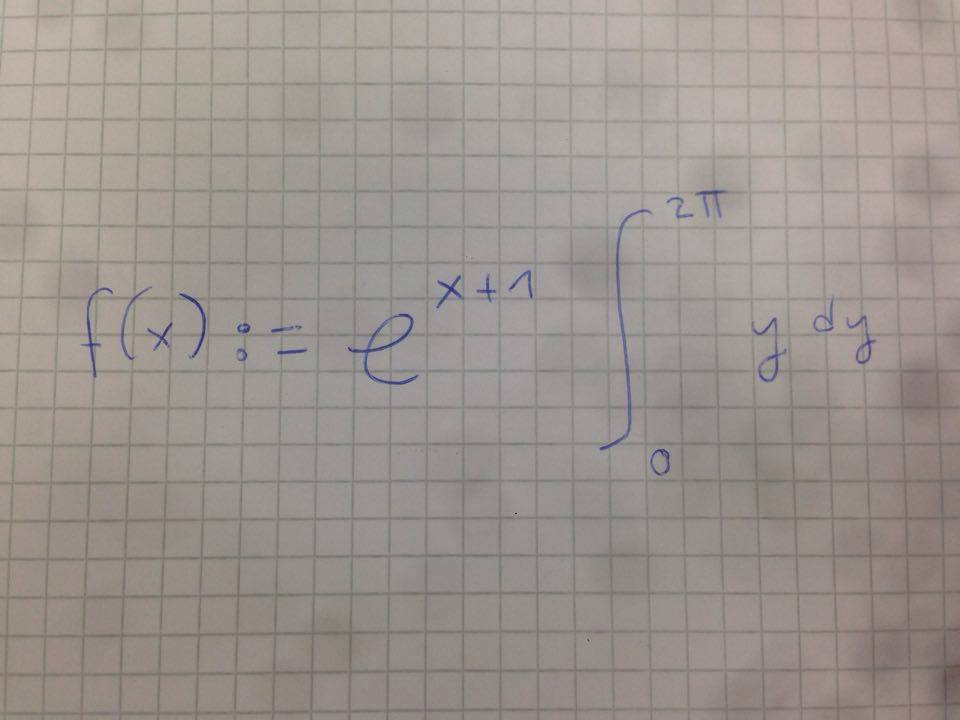
#> input picture test3.jpg, 960 x 720 px
$ python -i image.py   (imports and definitions only)
#> lines starting #> are read from the running program, lines starting #| are printed output that depends on the picture; after the words box and inside, x2 and y2 are one past the last pixel; in counts of white or black regions, pixels touching at a corner belong together
#> further down, picture is the input picture: shape (720, 960, 3); mean B, G, R 143.3, 148.6, 156.5
### shapes/rectangle.py
from point import *
import cv2

class Rectangle:
    def __init__(self, x, y, w, h):
        self.x = x
        self.y = y
        self.w = w
        self.h = h

        self.left = x
        self.top  = y
        self.right = x + w
        self.bottom = y + h

    def draw(self, target, text=""):
        cv2.rectangle(target, (self.x, self.y), (self.right, self.bottom), (0,0,0))
        cv2.putText(target, text, (self.x, self.y), cv2.FONT_HERSHEY_SIMPLEX, 1, (0,0,0))

    # [14 lines left out: function intersection, not called in this run]

    def is_horizontal_line(self, fraction_ratio_threshold=0.25):
        return self.w * fraction_ratio_threshold > self.h

    def area(self):
        return self.w * self.h

    def bottom_left(self):
        return Point(self.left, self.bottom)

    def top_left(self):
        return Point(self.left, self.top)

    def corners(self):
        return ( self.top_left(), Point(self.right, self.top), Point(self.right, self.bottom), self.bottom_left() )

    def center(self):
        return Point((self.left + self.right) / 2, (self.top + self.bottom) / 2)

    # [19 lines left out: functions overlap, __eq__, not called in this run]

    def __ne__(self, other):
        return not self.__eq__(other)

    def __str__(self):
        return "{%s, %s, %s, %s}" % (self.x, self.y, self.w, self.h)

    def __repr__(self):
        return self.__str__()

    @staticmethod
    def from_array(rectangle):
        return Rectangle(rectangle[0], rectangle[1], rectangle[2], rectangle[3])

class EmptyRectangle(Rectangle):
    def __init__(self):
        Rectangle.__init__(self, 0, 0, 0, 0)

    def draw(self, target, text=""):
        return

# [22 lines left out: function merge_overlapping, not called in this run]

def horizontal_sort(rectangles):
    rectangles.sort(key=lambda rectangle: rectangle.x)

def remove_tiny(rectangles, area_percentage_threshold=0.025):
    threshold = middle_area(rectangles) * area_percentage_threshold
    return [rectangle for rectangle in rectangles if rectangle.area() > threshold]

# [10 lines left out: function find_bounding_box, not called in this run]

def middle_area(rectangles):
    areas = [rectangle.area() for rectangle in rectangles]
    return (min(areas) + max(areas)) * .5

# [5 lines left out: function prepare_rectangles, not called in this run]

### shapes/image.py
import cv2
import numpy as np
import matplotlib.pyplot as plt
from random import random

from rectangle import *

class Image:
    def __init__(self, image):
        self.image = image

    def __is_empty_rectangle(self, rectangle, image_average, variance_threshold = 200, background_similarity_threshold = 30):
        rectangle_image = self.sub_image(rectangle)

        has_low_variance = rectangle_image.variance() < variance_threshold
        is_background = abs(rectangle_image.average() - image_average) < background_similarity_threshold

        # remove boxes with high variance and the same color as the background
        return has_low_variance and is_background

    def average(self):
        return np.average(self.image)

    def variance(self):
        return np.var(self.image)

    def sub_image(self, rectangle):
        return Image(self.image[rectangle.y : rectangle.y + rectangle.h, rectangle.x : rectangle.x + rectangle.w])

    def find_rectangles(self):
        gray = cv2.cvtColor(self.image, cv2.COLOR_BGR2GRAY)
        blured = cv2.GaussianBlur(gray, (5,5), 0)
        thresh = cv2.adaptiveThreshold(blured, 255, cv2.ADAPTIVE_THRESH_GAUSSIAN_C, cv2.THRESH_BINARY_INV, 11, 2)
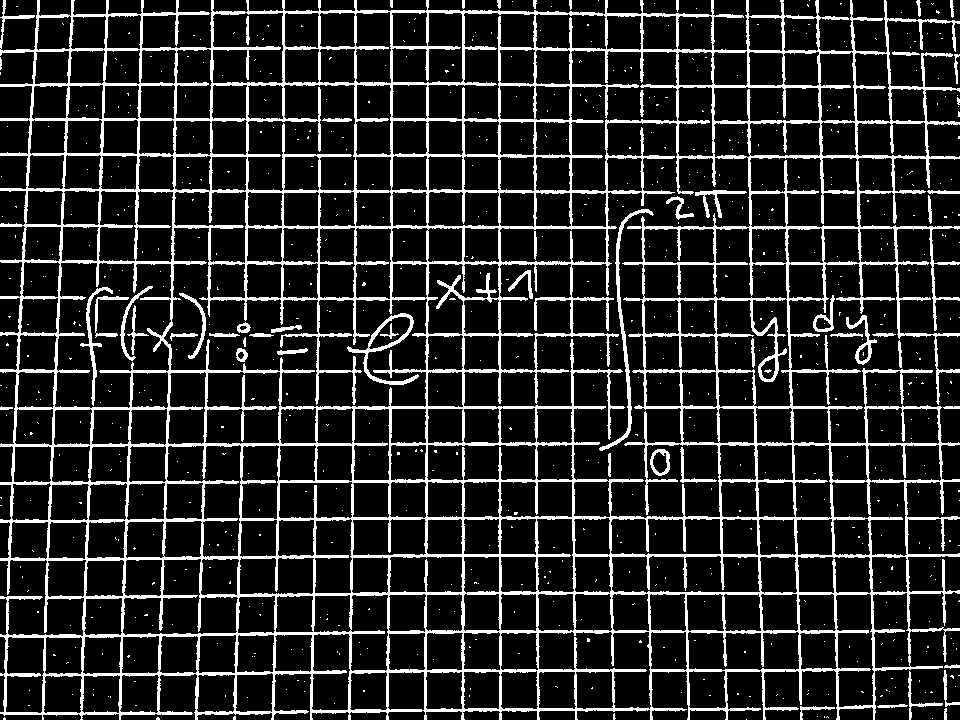
#> thresh: shape (720, 960); 15.7% white; 669 white regions (615 under 20 px)
        ctrs, hier = cv2.findContours(thresh, cv2.RETR_LIST, cv2.CHAIN_APPROX_SIMPLE)
#> ctrs = 943 contours, 624 with area under 20; largest, box (x1, y1, x2, y2) and area: (0, 0, 960, 720) 590648, (463, 122, 751, 519) 38476, (163, 227, 428, 408) 24752, (54, 262, 172, 409) 14117, (570, 49, 678, 192) 9196

        average = self.average()
#> average = 149.5

        rectangles = [Rectangle.from_array(cv2.boundingRect(ctr)) for ctr in ctrs]
#> rectangles = 943 items

        return [rectangle for rectangle in rectangles if not self.__is_empty_rectangle(rectangle, average) ]

    # [41 lines left out: functions rotate, distort, flatten, not called in this run]

    def width(self):
        return self.image.shape[1]

    def height(self):
        return self.image.shape[0]

    def sub_image(self, rectangle):
        return Image(self.image[rectangle.top : rectangle.bottom, rectangle.left : rectangle.right])

    def resize(self, width, height, interpolation=cv2.INTER_AREA):
        return Image(cv2.resize(self.image, (width, height), interpolation=interpolation))

    # [11 lines left out: function center, not called in this run]

    def write_to(self, path):
        cv2.imwrite(path, self.image)

    def show(self):
        plt.imshow(self.image)

    # [8 lines left out: function from_file, not called in this run]

>>> import cv2
>>> picture = cv2.imread('../test3.jpg')
>>> result = Image(picture).find_rectangles()
#> in __is_empty_rectangle, `has_low_variance = rectangle_image.variance() < variance_threshold`: has_low_variance = True
#> result = 41 items

$ run again, on grid.jpg
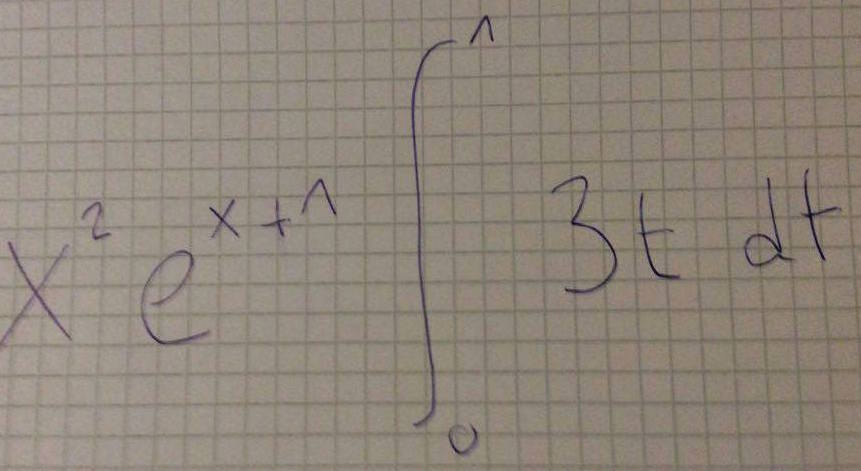
#> input picture grid.jpg, 861 x 471 px
#> picture is the input picture: shape (471, 861, 3); mean B, G, R 122.6, 133.8, 143.6
#> in find_rectangles, `thresh = cv2.adaptiveThreshold(blured, 255, cv2.ADAPTIVE_THRESH_GAUSSI..`:
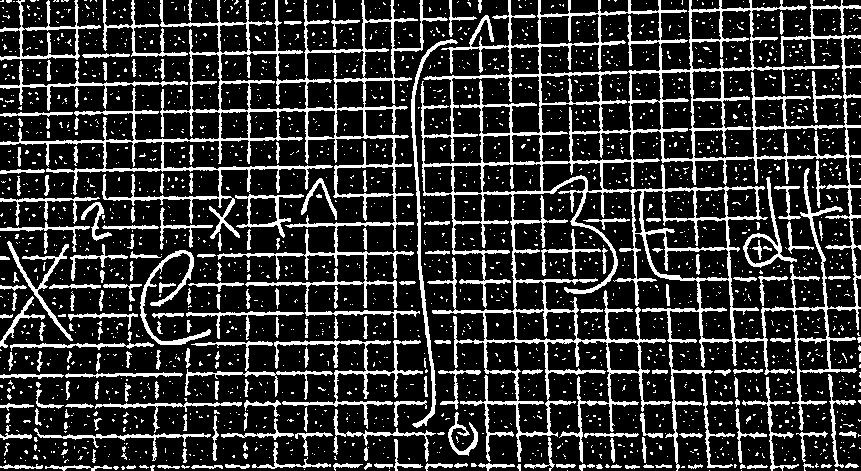
#> thresh: shape (471, 861); 20.3% white; 2192 white regions (1970 under 20 px)
#> ctrs = 2255 contours, 2020 with area under 20; largest, box (x1, y1, x2, y2) and area: (420, 0, 861, 463) 96518, (0, 0, 448, 338) 21474, (602, 130, 857, 340) 21313, (423, 75, 541, 165) 5268, (540, 11, 661, 75) 4750
#> average = 133.3
#> rectangles = 2255 items
#> has_low_variance = True
#> result = 25 items
